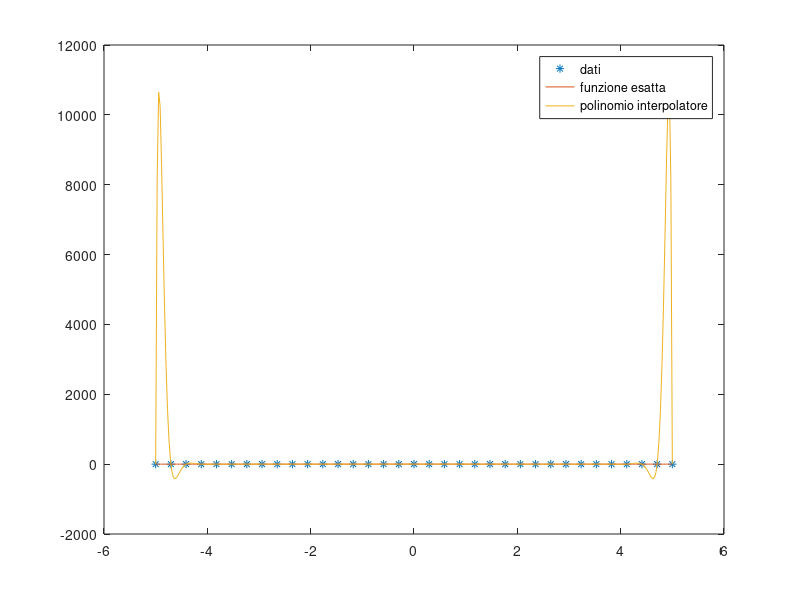
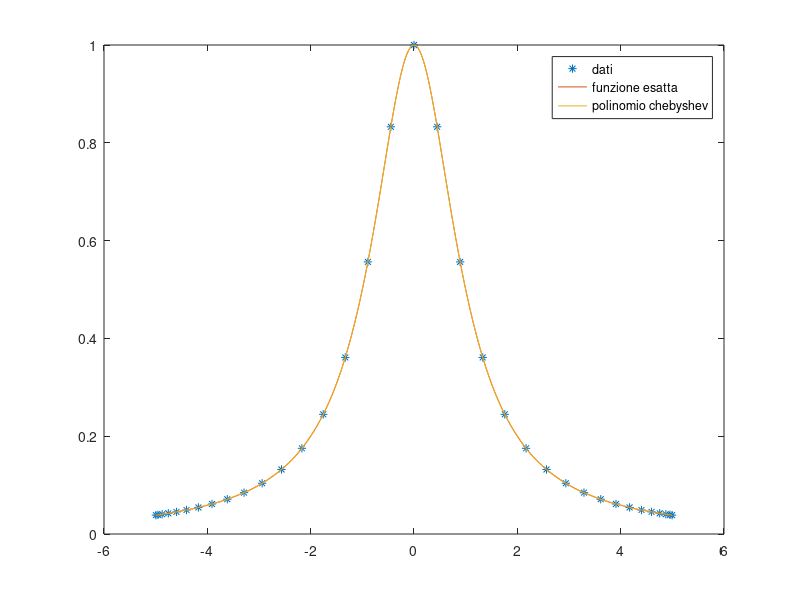

Recreate these plots in MATLAB, in order.
clear;
clc;
close  all;

n_nodi = 35; %numero di nodi

nodi = linspace(-5,5, n_nodi)'; %nodi di Runge
a = -5;
b = 5;
nodi_ch = (a+b)/2 - ((b-a)/2)*...
    cos((2*[0:n_nodi-1]+1)*pi/(2*(n_nodi-1) +2));

f = @(x) 1./(1 + x.^2);  %polinomio interpolatore

valori = f(nodi);  %valori runge
valori_ch = f(nodi_ch);

coeff_pol = polyfit(nodi, valori, n_nodi -1); %coeff runge
coeff_ch = polyfit(nodi_ch, valori_ch, n_nodi - 1); %coeff chebyshev

x = linspace(-5,5,n_nodi.*10);    % *10 = grado di interpolazione

poli_int = polyval(coeff_pol, x) %polinomio di interpolazione runge
poli_ch = polyval(coeff_ch, x) %polinomio di interpolazione chebyshev


plot(nodi, valori, '*')   %plot dei nodi(x) e i valori(p(x)=y)
hold on
plot(x, f(x))             %plot di x(nodi) e p(x)(valori)
hold on
plot(x, poli_int)         %plot di x e il polinomio interpolante
legend("dati", "funzione esatta", "polinomio interpolatore")    %legenda

figure

plot(nodi_ch, valori_ch, '*')   %plot dei nodi(x) e i valori(p(x)=y)
hold on
plot(x, f(x))             %plot di x(nodi) e p(x)(valori)
hold on
plot(x, poli_ch)         %plot di x e il polinomio interpolante
legend("dati", "funzione esatta", "polinomio chebyshev")    %legenda

Err = norm(f(x) - poli_int,inf)   %calcoliamo l'errore
Err2 = norm(f(x) - poli_ch,inf)   %calcoliamo l'errore
[Err Err2]
